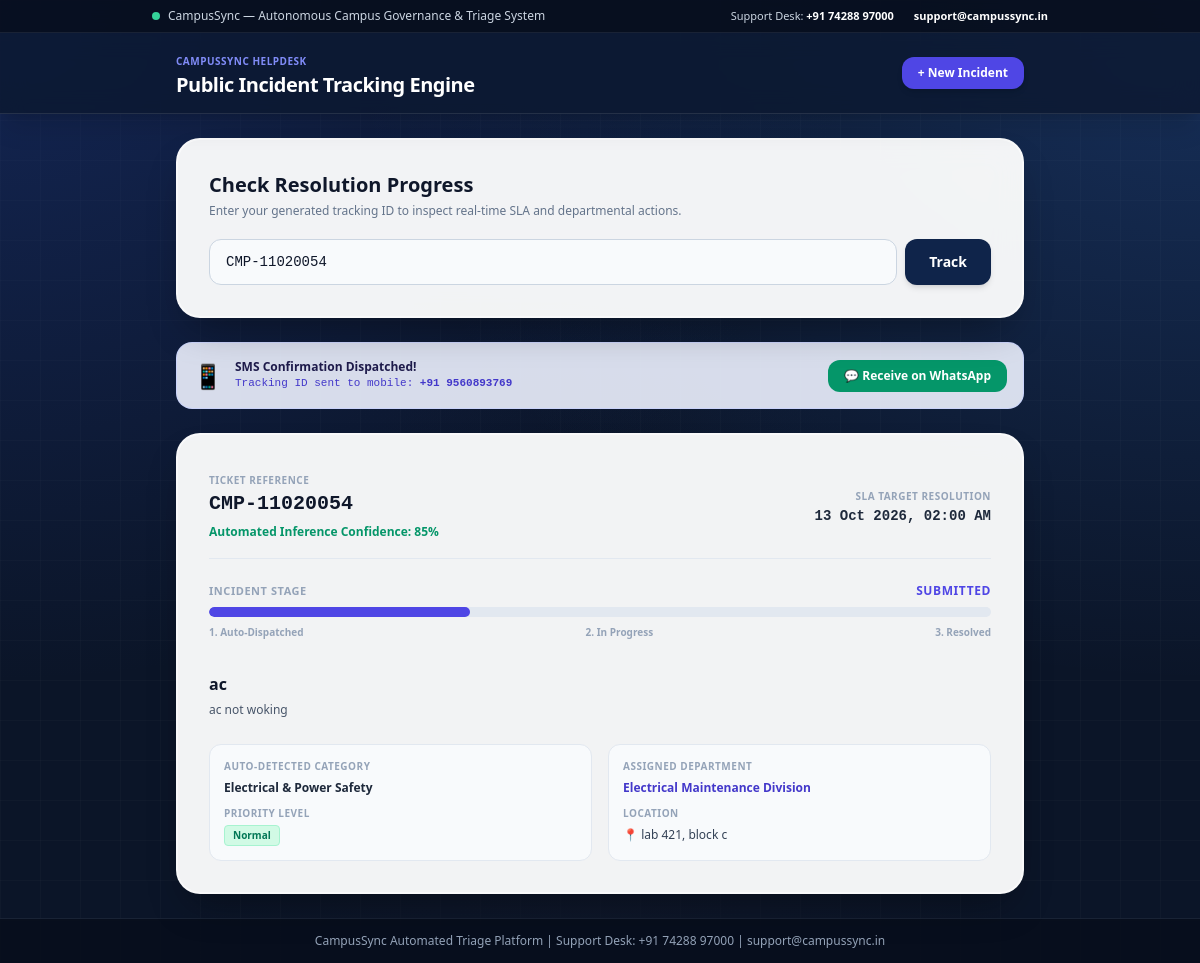
Page /track/CMP-11020054 (signed in) on the committed database.
### tables this page shows
CREATE TABLE complaints (
            id INTEGER PRIMARY KEY AUTOINCREMENT,
            tracking_id TEXT UNIQUE NOT NULL,
            student_name TEXT NOT NULL,
            student_id TEXT NOT NULL,
            location TEXT NOT NULL,
            title TEXT NOT NULL,
            description TEXT NOT NULL,
            image_path TEXT,
            category TEXT NOT NULL,
            department TEXT NOT NULL,
            priority TEXT NOT NULL,
            confidence INTEGER DEFAULT 95,
            sla_target TEXT,
            status TEXT DEFAULT 'Submitted',
            created_at TIMESTAMP DEFAULT CURRENT_TIMESTAMP
        , phone_number TEXT DEFAULT '');

### app.py (the view)
@app.route("/track")
@app.route("/track/<tracking_id>")
def track_complaint(tracking_id=None):
    search_query = request.args.get("search_id", tracking_id)
    complaint = None
    if search_query:
        conn = get_db_connection()
        complaint = conn.execute("SELECT * FROM complaints WHERE tracking_id = ?", (search_query.strip(),)).fetchone()
        conn.close()
    return render_template("track.html", complaint=complaint, query=search_query)

### app.py (called while the page is built)
def get_db_connection():
    conn = sqlite3.connect(DATABASE)
    conn.row_factory = sqlite3.Row
    return conn

### templates/track.html (shortened to what this page needs)
<!DOCTYPE html>
<html lang="en">
<head>
    <script src="https://cdn.tailwindcss.com"></script>
</head>
<body class="tech-bg text-slate-900 min-h-screen flex flex-col justify-between m-0 p-0 font-sans">
    <div class="bg-[#070e1c]/90 backdrop-blur-md text-slate-300 text-xs py-2 px-6 border-b border-slate-800/80">
        <div class="max-w-4xl mx-auto flex flex-col sm:flex-row justify-between items-center gap-1">
            <span class="flex items-center gap-2">
                <span class="w-2 h-2 rounded-full bg-emerald-400 animate-pulse"></span>
                CampusSync — Autonomous Campus Governance & Triage System
            </span>
            <div class="flex items-center space-x-5 text-[11px]">
                <span>Support Desk: <strong class="text-white">+91 74288 97000</strong></span>
                <span><strong class="text-white">support@campussync.in</strong></span>
            </div>
        </div>
    </div>
    <header class="bg-[#0c1830]/80 backdrop-blur-md text-white shadow-xl border-b border-white/10 sticky top-0 z-30">
        <div class="max-w-4xl mx-auto px-6 flex justify-between items-center py-3.5">
            <div>
                <span class="text-[10px] tracking-wider uppercase font-bold text-indigo-400">CampusSync Helpdesk</span>
                <h1 class="text-lg md:text-xl font-black tracking-tight text-white">Public Incident Tracking Engine</h1>
            </div>
            <a href="/" class="bg-indigo-600 hover:bg-indigo-700 text-white text-xs font-bold py-2 px-4 rounded-xl shadow-md transition">
                + New Incident
            </a>
        </div>
    </header>
    <main class="max-w-4xl mx-auto p-6 w-full flex-1 flex flex-col justify-center">
        <div class="glass-card p-6 md:p-8 rounded-3xl mb-6 border border-white/60">
            <h2 class="text-xl font-bold text-slate-900 mb-1">Check Resolution Progress</h2>
            <p class="text-xs text-slate-500 mb-5">Enter your generated tracking ID to inspect real-time SLA and departmental actions.</p>
            <form action="/track" method="GET" class="flex gap-2">
                <input type="text" name="search_id" value="{{ query or '' }}" placeholder="e.g. CMP-11015827" required
                    class="flex-1 bg-slate-50 border border-slate-300 rounded-xl px-4 py-3 text-sm font-mono text-slate-900 focus:outline-none focus:ring-2 focus:ring-indigo-500 transition">
                <button type="submit" class="bg-[#0f244a] hover:bg-indigo-900 text-white font-bold px-6 py-3 rounded-xl text-sm transition shadow-md">
                    Track
                </button>
            </form>
        </div>
        {% if complaint %}
        {% if complaint.phone_number %}
        <div class="bg-indigo-50/90 border border-indigo-200/80 rounded-2xl p-4 mb-6 flex flex-col sm:flex-row items-center justify-between gap-3 shadow-xs">
            <div class="flex items-center gap-3">
                <span class="text-2xl">📱</span>
                <div>
                    <h3 class="text-xs font-bold text-indigo-950">SMS Confirmation Dispatched!</h3>
                    <p class="text-[11px] text-indigo-700 font-mono">Tracking ID sent to mobile: <strong>+91 {{ complaint.phone_number }}</strong></p>
                </div>
            </div>
            <a href="https://wa.me/91{{ complaint.phone_number }}?text=CampusSync%20Update:%20Your%20grievance%20{{ complaint.tracking_id }}%20is%20logged%20under%20{{ complaint.category }}." target="_blank"
                class="bg-emerald-600 hover:bg-emerald-700 text-white text-xs font-bold px-4 py-2 rounded-xl transition shadow-xs flex items-center gap-1.5">
                💬 Receive on WhatsApp
            </a>
        </div>
        {% endif %}
        <div class="glass-card p-6 md:p-8 rounded-3xl border border-white/60 space-y-6">
            <div class="flex flex-col sm:flex-row justify-between sm:items-center pb-4 border-b border-slate-200 gap-2">
                <div>
                    <span class="text-[10px] uppercase font-bold tracking-wider text-slate-400">Ticket Reference</span>
                    <h3 class="text-xl font-mono font-black text-slate-900">{{ complaint.tracking_id }}</h3>
                    <span class="text-xs text-emerald-600 font-bold">Automated Inference Confidence: {{ complaint.confidence }}%</span>
                </div>
                <div class="sm:text-right">
                    <span class="text-[10px] uppercase font-bold tracking-wider text-slate-400">SLA Target Resolution</span>
                    <div class="text-sm font-semibold text-slate-800 font-mono">{{ complaint.sla_target }}</div>
                </div>
            </div>
            <div>
                <div class="flex justify-between items-center mb-2">
                    <span class="text-[11px] font-bold text-slate-400 uppercase tracking-wider">Incident Stage</span>
                    <span class="text-xs font-bold uppercase tracking-wider
                        {% if complaint.status == 'Resolved' %}text-emerald-600
                        {% elif complaint.status == 'In Progress' %}text-amber-600
                        {% else %}text-indigo-600{% endif %}">
                        {{ complaint.status }}
                    </span>
                </div>
                <div class="w-full bg-slate-200 rounded-full h-2.5 overflow-hidden">
                    <div class="h-2.5 rounded-full transition-all duration-500
                        {% if complaint.status == 'Resolved' %}w-full bg-emerald-500
                        {% elif complaint.status == 'In Progress' %}w-2/3 bg-amber-500
                        {% else %}w-1/3 bg-indigo-600{% endif %}"></div>
                </div>
                <div class="flex justify-between text-[10px] font-bold text-slate-400 mt-2">
                    <span>1. Auto-Dispatched</span>
                    <span>2. In Progress</span>
                    <span>3. Resolved</span>
                </div>
            </div>
            <div class="space-y-4 pt-2">
                <div>
                    <h4 class="text-base font-bold text-slate-900">{{ complaint.title }}</h4>
                    <p class="text-xs text-slate-600 mt-1 leading-relaxed">{{ complaint.description }}</p>
                </div>
                <div class="grid grid-cols-1 sm:grid-cols-2 gap-4 pt-2">
                    <div class="bg-slate-50 p-3.5 rounded-xl border border-slate-200">
                        <span class="text-[10px] font-bold text-slate-400 uppercase tracking-wider block">Auto-Detected Category</span>
                        <span class="text-xs font-bold text-slate-800">{{ complaint.category }}</span>
                        <div class="mt-2">
                            <span class="text-[10px] font-bold text-slate-400 uppercase tracking-wider block">Priority Level</span>
                            {% if complaint.priority == 'Urgent' %}
                                <span class="bg-rose-100 text-rose-700 text-[10px] font-bold px-2 py-0.5 rounded border border-rose-200 inline-block mt-0.5">Urgent</span>
                            {% elif complaint.priority == 'High' %}
                                <span class="bg-amber-100 text-amber-700 text-[10px] font-bold px-2 py-0.5 rounded border border-amber-200 inline-block mt-0.5">High</span>
                            {% else %}
                                <span class="bg-emerald-100 text-emerald-700 text-[10px] font-bold px-2 py-0.5 rounded border border-emerald-200 inline-block mt-0.5">Normal</span>
                            {% endif %}
                        </div>
                    </div>
                    <div class="bg-slate-50 p-3.5 rounded-xl border border-slate-200">
                        <span class="text-[10px] font-bold text-slate-400 uppercase tracking-wider block">Assigned Department</span>
                        <span class="text-xs font-bold text-indigo-700">{{ complaint.department }}</span>
                        <div class="mt-2">
                            <span class="text-[10px] font-bold text-slate-400 uppercase tracking-wider block">Location</span>
                            <span class="text-xs text-slate-700">📍 {{ complaint.location }}</span>
                        </div>
                    </div>
                </div>
            </div>
        </div>
        {% elif query %}
        <div class="bg-rose-50 border border-rose-200 text-rose-700 rounded-2xl p-5 text-center text-xs">
            No incident record found matching ID: <strong class="font-mono">{{ query }}</strong>. Please check your tracking number and try again.
        </div>
        {% endif %}
    </main>
    <footer class="bg-[#070e1c]/90 border-t border-slate-800/80 py-3.5 text-center text-xs text-slate-400">
        CampusSync Automated Triage Platform | Support Desk: +91 74288 97000 | support@campussync.in
    </footer>
</body>
</html>

### templates/track.html (style rules this page uses)
.tech-bg { background-color: #0b1528; background-image: radial-gradient(at 0% 0%, rgba(30, 58, 138, 0.45) 0px, transparent 50%), radial-gradient(at 100% 0%, rgba(59, 130, 246, 0.25) 0px, transparent 50%), radial-gradient(at 50% 100%, rgba(15, 23, 42, 0.8) 0px, transparent 50%), linear-gradient(to right, rgba(255, 255, 255, 0.02) 1px, transparent 1px), linear-gradient(to bottom, rgba(255, 255, 255, 0.02) 1px, transparent 1px); background-size: 100% 100%, 100% 100%, 100% 100%, 40px 40px, 40px 40px; }
.glass-card { background: rgba(255, 255, 255, 0.95); backdrop-filter: blur(16px); box-shadow: 0 20px 40px -15px rgba(0, 0, 0, 0.4), 0 0 0 1px rgba(255, 255, 255, 0.6) inset; }

### rows in the picture
complaints: phone_number "9560893769", tracking_id "CMP-11020054", confidence "85", sla_target "13 Oct 2026, 02:00 AM", status "SUBMITTED", title "ac", description "ac not woking", category "Electrical & Power Safety", department "Electrical Maintenance Division", location "lab 421, block c"
